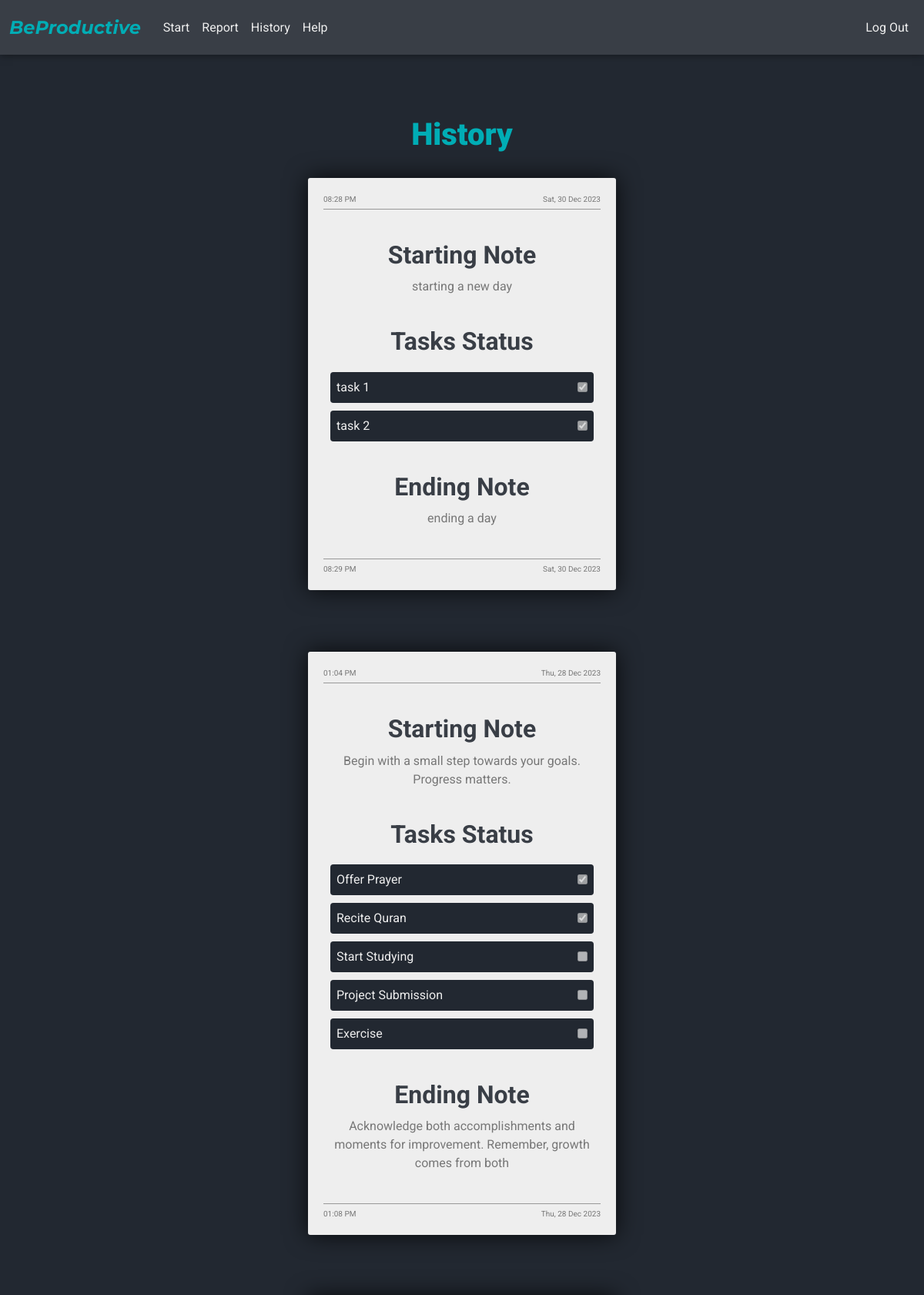
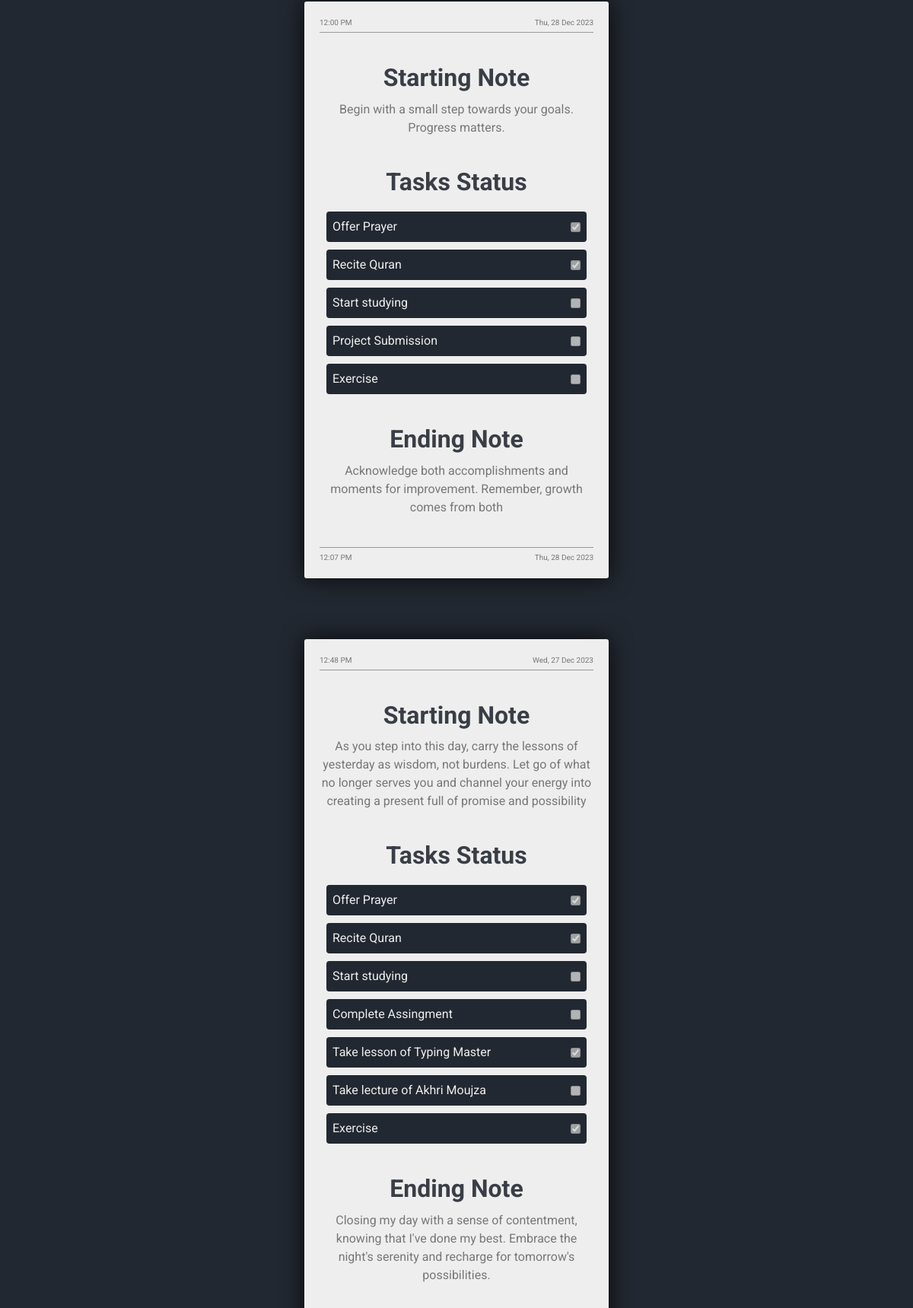
The app's page /history (signed in, upper part) with its own data (2 pictures, top to bottom).
### tables this page shows
CREATE TABLE days (
id INTEGER PRIMARY KEY AUTOINCREMENT NOT NULL,
startingNote TEXT NOT NULL,
startingTime TEXT NOT NULL,
startingDay TEXT NOT NULL,
endingNote TEXT,
endingTime TEXT,
endingDay TEXT,
status BOOLEAN NOT NULL
);

CREATE TABLE tasks (
id INTEGER PRIMARY KEY AUTOINCREMENT NOT NULL,
day_id INTEGER NOT NULL,
task TEXT NOT NULL,
status BOOLEAN NOT NULL,
FOREIGN KEY (day_id) REFERENCES days(id)
);

### app.py (the view)
@app.route("/history")
@login_required
def history():
    rows_for_days = db.execute("SELECT * FROM days WHERE id IN (SELECT day_id FROM relation WHERE user_id = ?) ORDER BY id DESC", session["user_id"])
    if len(rows_for_days) > 0:
        rows_for_tasks = db.execute("SELECT day_id, task, status FROM tasks WHERE day_id IN (SELECT day_id FROM relation WHERE user_id = ?) ORDER BY day_id DESC", session["user_id"])
        return render_template("history.html", days=rows_for_days, tasks=rows_for_tasks)
    else:
        return apology("You Have No Recorded History Yet!")

### app.py (called while the page is built)
@app.after_request
def after_request(response):
    response.headers["Cache-Control"] = "no-cache, no-store, must-revalidate"
    response.headers["Expires"] = 0
    response.headers["Pragma"] = "no-cache"
    return response

### helpers.py (called while the page is built)
def login_required(f):
    @wraps(f)
    def decorated_function(*args, **kwargs):
        if session.get("user_id") is None:
            return redirect("/login")
        return f(*args, **kwargs)
    return decorated_function

### templates/history.html (shortened to what this page needs)
{% extends "layout.html" %}
{% block main %}
    <div class="report">
        <h1 class="report-heading">History</h1>
        {% for day in days %}
            {% if day["status"] == 1 %}
                <div class="report-container">
                    <div class="starting-timestamp">
                        <span class="starting-time ">{{ day["startingTime"] }}</span>
                        <span class="starting-day">{{ day["startingDay"] }}</span>
                    </div>
                    <div class="starting-note-container">
                        <h2 class="starting-note-heading">Starting Note</h2>
                        <p class="starting-note">{{ day["startingNote"] }}</p>
                    </div>
                    <div class="tasks-container">
                        <h2 class="tasks-heading">Tasks Status</h2>
                        <div class="task-list">
                            {% for task in tasks %}
                                {% if task["day_id"] == day["id"] %}
                                    <div class="task-report">
                                        <span class="task-text">{{ task["task"] }}</span>
                                        <input class="report-task-checkbox" type="checkbox" {% if task['status'] %} checked {% endif %} disabled>
                                    </div>
                                {% endif %}
                            {% endfor %}
                        </div>
                    </div>
                    <div class="ending-note-container">
                        <h2 class="ending-note-heading">Ending Note</h2>
                        <p class="ending-note">{{ day["endingNote"] }}</p>
                    </div>
                    <div class="ending-timestamp">
                        <span class="ending-time ">{{ day["endingTime"] }}</span>
                        <span class="ending-day">{{ day["endingDay"] }}</span>
                    </div>
                </div>
            {% endif %}
        {% endfor %}
    </div>
{% endblock %}

### static/styles.css (style rules this page uses)
body, html { margin: 0; padding: 0; font-family: "Roboto", sans-serif; }
body { background-color: #222831; color: #EEEEEE; }
.report { margin: 80px auto; width: 80%; max-width: 400px; }
.report-heading { text-align: center; margin-bottom: 32px; font-family: "Roboto", sans-serif; font-weight: 900; font-size: 2.5rem; color: #00ADB5; }
.report-container { margin-bottom: 80px; background-color: #EEEEEE; color: #222831; padding: 20px; border-radius: 3px; box-shadow: 0 0 30px 0 rgba(0, 0, 0, 0.8); }
.starting-timestamp { display: flex; justify-content: space-between; margin-bottom: 40px; border-bottom: 1px solid #999999; padding-bottom: 5px; }
.starting-time, .starting-day { color: #777777; font-size: x-small; }
.starting-note-container { text-align: center; margin-bottom: 40px; }
.starting-note-heading { margin-bottom: 10px; font-family: "Roboto", sans-serif; font-weight: 700; color: #393E46; }
.starting-note-container .starting-note { color: #777777; }
.tasks-container { margin-bottom: 40px; }
.tasks-heading { text-align: center; margin-bottom: 20px; font-family: "Roboto", sans-serif; font-weight: 700; color: #393E46; }
.task-list { color: #EEEEEE; margin: auto; width: 95%; }
.task-report { display: flex; align-items: center; text-align: left; background-color: #222831; padding: 8px; margin-bottom: 10px; border-radius: 4px; font-family: 'Roboto', sans-serif; }
.report-task-checkbox { margin-left: auto; }
.ending-note-container { text-align: center; margin-bottom: 40px; }
.ending-note-heading { margin-bottom: 10px; font-family: "Roboto", sans-serif; font-weight: 700; color: #393E46; }
.ending-note-container .ending-note { color: #777777; }
.ending-timestamp { display: flex; justify-content: space-between; border-top: 1px solid #999999; padding-top: 5px; }
.ending-time, .ending-day { color: #777777; font-size: x-small; }

### records on screen
days: startingTime "08:28 PM", startingDay "Sat, 30 Dec 2023", startingNote "starting a new day", endingNote "ending a day", endingTime "08:29 PM", endingDay "Sat, 30 Dec 2023"
tasks: task "task 1", status "☑"
tasks: task "task 2", status "☑"
days: startingTime "01:04 PM", startingDay "Thu, 28 Dec 2023", startingNote "Begin with a small step towards your goals. Progress matters.", endingNote "Acknowledge both accomplishments and moments for improvement. Remember, growth comes from both", endingTime "01:08 PM", endingDay "Thu, 28 Dec 2023"
tasks: task "Offer Prayer", status "☑"
tasks: task "Recite Quran", status "☑"
tasks: task "Start Studying"
tasks: task "Project Submission"
tasks: task "Exercise"
days: startingTime "12:00 PM", startingDay "Thu, 28 Dec 2023", startingNote "Begin with a small step towards your goals. Progress matters.", endingNote "Acknowledge both accomplishments and moments for improvement. Remember, growth comes from both", endingTime "12:07 PM", endingDay "Thu, 28 Dec 2023"
tasks: task "Offer Prayer", status "☑"
tasks: task "Recite Quran", status "☑"
tasks: task "Start studying"
tasks: task "Project Submission"
tasks: task "Exercise"
days: startingTime "12:48 PM", startingDay "Wed, 27 Dec 2023", startingNote "As you step into this day, carry the lessons of yesterday as wisdom, not burdens. Let go of what no longer serves you and channel your energy into creating a present full of promise and possibility", endingNote "Closing my day with a sense of contentment, knowing that I've done my best. Embrace the night's serenity and recharge for tomorrow's possibilities."
tasks: task "Offer Prayer", status "☑"
tasks: task "Recite Quran", status "☑"
tasks: task "Start studying"
tasks: task "Complete Assingment"
tasks: task "Take lesson of Typing Master", status "☑"
tasks: task "Take lecture of Akhri Moujza"
tasks: task "Exercise", status "☑"
